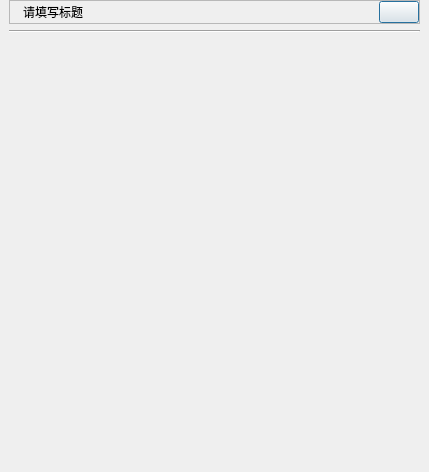
<?xml version="1.0" encoding="UTF-8"?>
<ui version="4.0">
 <class>BaseDialog</class>
 <widget class="QDialog" name="BaseDialog">
  <property name="geometry">
   <rect>
    <x>0</x>
    <y>0</y>
    <width>429</width>
    <height>472</height>
   </rect>
  </property>
  <property name="windowTitle">
   <string>登录</string>
  </property>
  <property name="styleSheet">
   <string notr="true"/>
  </property>
  <layout class="QVBoxLayout" name="verticalLayout_2" stretch="0,0,1">
   <property name="leftMargin">
    <number>9</number>
   </property>
   <property name="topMargin">
    <number>0</number>
   </property>
   <property name="rightMargin">
    <number>9</number>
   </property>
   <property name="bottomMargin">
    <number>9</number>
   </property>
   <item>
    <widget class="QFrame" name="frameTitle">
     <property name="frameShape">
      <enum>QFrame::StyledPanel</enum>
     </property>
     <property name="frameShadow">
      <enum>QFrame::Raised</enum>
     </property>
     <layout class="QHBoxLayout" name="horizontalLayout" stretch="0,1,0">
      <property name="spacing">
       <number>6</number>
      </property>
      <property name="leftMargin">
       <number>0</number>
      </property>
      <property name="topMargin">
       <number>0</number>
      </property>
      <property name="rightMargin">
       <number>0</number>
      </property>
      <property name="bottomMargin">
       <number>0</number>
      </property>
      <item>
       <widget class="QLabel" name="labelLogo">
        <property name="minimumSize">
         <size>
          <width>0</width>
          <height>0</height>
         </size>
        </property>
        <property name="maximumSize">
         <size>
          <width>32</width>
          <height>32</height>
         </size>
        </property>
        <property name="text">
         <string/>
        </property>
       </widget>
      </item>
      <item>
       <widget class="QLabel" name="labelTitle">
        <property name="font">
         <font>
          <bold>false</bold>
         </font>
        </property>
        <property name="text">
         <string>请填写标题</string>
        </property>
       </widget>
      </item>
      <item>
       <widget class="QPushButton" name="btnClose">
        <property name="sizePolicy">
         <sizepolicy hsizetype="Minimum" vsizetype="Fixed">
          <horstretch>0</horstretch>
          <verstretch>0</verstretch>
         </sizepolicy>
        </property>
        <property name="minimumSize">
         <size>
          <width>0</width>
          <height>0</height>
         </size>
        </property>
        <property name="text">
         <string/>
        </property>
       </widget>
      </item>
     </layout>
    </widget>
   </item>
   <item>
    <widget class="Line" name="line">
     <property name="orientation">
      <enum>Qt::Horizontal</enum>
     </property>
    </widget>
   </item>
   <item>
    <widget class="QWidget" name="widgetBody" native="true"/>
   </item>
  </layout>
 </widget>
 <resources/>
 <connections/>
</ui>
